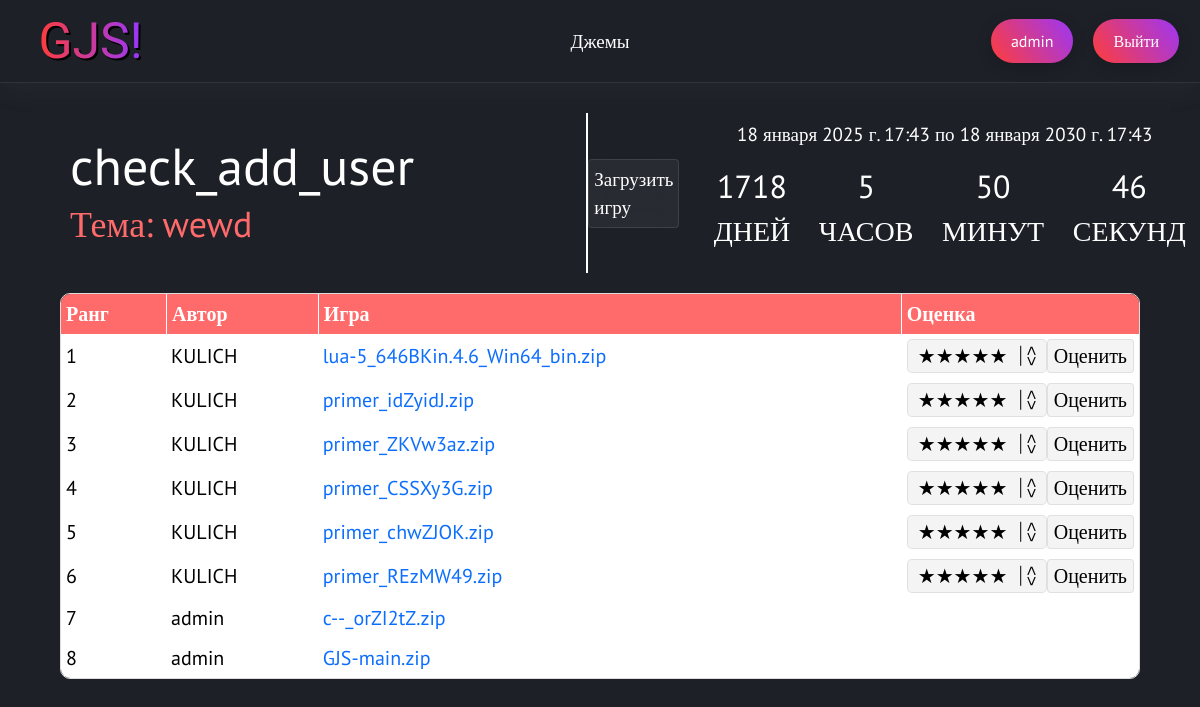
The page /jams/fa8483d5-9e42-49a8-a47a-821c664af96f/ (signed in) on the database its author committed.
### users/models.py (models this page shows)
class User(AbstractUser):
    email = models.EmailField(unique=True, verbose_name="Электронная почта")
    avatar_image = models.ImageField(upload_to="users", blank=True, null=True)
    hat_image = models.ImageField(upload_to="users", blank=True, null=True)

### jams/models/gamejam.py (models this page shows, shortened)
class GameJam(models.Model):
    jam_status = [
        ("FN", "Завершён"),
        ("OG", "Идёт"),
        ("PR", "Подготовка")
    ]
    uuid = models.UUIDField(primary_key=True, default=uuid.uuid4, editable=False)
    title = models.CharField(max_length=255, verbose_name='Название джема')
    date_start = models.DateTimeField(verbose_name='Дата начала')
    date_end = models.DateTimeField(verbose_name='Дата окончания')
    theme = models.CharField(max_length=255, blank=True, verbose_name='Тема')
    status = models.CharField(max_length=3, choices=jam_status, default="PR", verbose_name='Статус')
    winner = models.ForeignKey(settings.AUTH_USER_MODEL, related_name="user_winner",
                               on_delete=models.SET_NULL, blank=True, null=True, verbose_name='Победитель')
    users = models.ManyToManyField(settings.AUTH_USER_MODEL, related_name="users",
                                   blank=True, verbose_name='Участники')
    class Meta:
        verbose_name = "Геймджем"
        verbose_name_plural = "Геймджемы"

### jams/models/game.py (models this page shows, shortened)
class Game(models.Model):
    title = models.CharField(max_length=100, verbose_name='Название игры')
    slug = models.SlugField(blank=True)
    description = models.TextField(verbose_name='Описание игры', blank=True, null=True)
    image = models.ImageField(upload_to="game_images/", verbose_name='Изображение игры', blank=True, null=True)
    jam_uuid = models.ForeignKey(GameJam, on_delete=models.CASCADE, related_name="games", verbose_name='Джем')
    user = models.ForeignKey(User, on_delete=models.CASCADE, verbose_name='Автор')
    game_file = models.FileField(upload_to="zip_uploads/", verbose_name='Файл игры')
    uploaded_time = models.DateTimeField(auto_now_add=True, verbose_name='Дата загрузки')
    class Meta:
        verbose_name = "Игра"
        verbose_name_plural = "Игры"

### jams/views.py (the view, shortened to what this page needs)
# urls.py: path('<uuid:uuid>/', views.GameJamDetail.as_view(), name='gamejam_detail'),
class GameJamDetail(DetailView):
    model = GameJam
    template_name = 'pages/jams_pages/gamejam_detail.html'
    context_object_name = "gamejam_detail"
    def get_context_data(self, **kwargs):
        context = super().get_context_data(**kwargs)
        user_games = Game.objects.filter(jam_uuid=self.object.uuid).order_by('-uploaded_time')
        for game in user_games:
            game.cleaned_name = game.game_file.name.replace('zip_uploads/', '')
        context["user_games"] = user_games
        return context
    def get_object(self, queryset=None):
        return GameJam.objects.get(uuid=self.kwargs.get("uuid"))

### users/authentication.py (called while the page is built)
    def get_user(self, user_id):
        UserModel = get_user_model()
        try:
            return UserModel.objects.get(pk=user_id)
        except UserModel.DoesNotExist:
            return None

### templates/pages/jams_pages/gamejam_detail.html (shortened to what this page needs)
{% extends 'base.html' %}
{% load static %}
{% block head %}
<link rel="stylesheet" href="{% static 'css/gmjDetail.css' %}">
<link rel="stylesheet" href="{% static 'css/popup.css' %}">
{% endblock %}
{% block content %}
<div class="div-header">
    <div class="container-title">
        <h1>{{gamejam_detail.title}}</h1>
        <p>Тема: {{gamejam_detail.theme}}</p>
    </div>
    <span class="del"></span>
    <div class="date">
        <div class="countdown-container">
            {% if gamejam_detail.status == 'FN' %}
            <h2 class="countdown-status">Джем окончен</h2>
            {% elif gamejam_detail.status == 'PR' %}
                {% if request.user.is_authenticated and request.user not in gamejam_detail.users.all %}
                    <a href="poll" class="a-button-join">Принять участие</a>
                {% endif %}
            {% elif gamejam_detail.status == 'OG' %}
                {% if request.user in gamejam_detail.users.all %}
                    <a class="button" href="#popup1">Загрузить игру</a>
                {% endif %}
            {% endif %}
            <div id="countdown">
                <div class="container-date">
                    {{gamejam_detail.date_start}}
                    по
                    {{gamejam_detail.date_end}}
                </div>
                <ul id="countdown-list">
                    <li class="countdown-element"><span id="days"></span><p>Дней</p></li>
                    <li class="countdown-element"><span id="hours"></span><p>Часов</p></li>
                    <li class="countdown-element"><span id="minutes"></span><p>Минут</p></li>
                    <li class="countdown-element"><span id="seconds"></span><p>Секунд</p></li>
                </ul>
            </div>
        </div>
    </div>
</div>
<div class="jam-container">
    <div class="upl-container">
        <table class="games-table">
            <thead>
                <tr>
                    <th>Ранг</th>
                    <th>Автор</th>
                    <th>Игра</th>
                    <th>Оценка</th>
                </tr>
            </thead>
            <tbody>
                {% for user_game in user_games %}
                <tr>
                    <td class="rank">{{forloop.counter}}</td>
                    <td class="username">{{ user_game.user.username }}</td>
                    <td>
                        <a href="{% url 'download_file' gamejam_detail.uuid user_game.id %}">
                            {{ user_game.cleaned_name }}
                        </a>
                    </td>
                    <td>
                        {% if gamejam_detail.status == 'OG' and request.user in gamejam_detail.users.all and request.user != user_game.user %}
                        <form action="{% url 'count_stars' gamejam_detail.uuid user_game.user.id %}" method="post" class="rating-form">
                            <select name="stars" id="rating">
                                <option value="5">★★★★★</option>
                            </select>
                            <button type="submit" class="btn-rate">Оценить</button>
                        </form>
                        {% else %}
                        {{ user_game.avg_rating }}
                        {% endif %}
                    </td>
                </tr>
                {% endfor %}
            </tbody>
        </table>
    </div>
</div>
{% endblock %}

### templates/base.html (shortened to what this page needs)
<!doctype html>
<html lang="en">
<head>
    {% load static %}
    <link rel="stylesheet" href="{% static 'css/header.css' %}">
    <link href="https://cdn.jsdelivr.net/npm/bootstrap@5.0.1/dist/css/bootstrap.min.css" rel="stylesheet"
>
    <link rel="stylesheet" href="{% static 'css/container.css' %}">
    <link rel="stylesheet" href="{% static 'css/buttons.css' %}">
    <link rel="stylesheet" href="{% static 'css/style.css' %}">
    <link rel="stylesheet" href="{% static 'css/slider.css' %}">
    {% block head %}
    {% endblock %}
</head>
<body>
<header>
    <nav>
        <h1 class="gjs"><a id="logo" href="{% url 'home_page' %}">GJS!</a></h1>
        <ul>
            <li><a href="{% url 'jams_list' %}" class="menu-button">Джемы</a></li>
        </ul>
        <ul>
            {% if request.user.is_authenticated %}
            <li><a href="{% url 'profile_detail' request.user.username %}" class="a-button">{{request.user.username}}</a></li>
            <li><a href="{% url 'logout' %}" class="a-button">Выйти</a></li>
            {% else %}
            <li><a href="{% url 'login' %}" class="a-button">Войти</a></li>
            <li><a href="{% url 'regist' %}" class="a-button">Зарегистрироваться</a></li>
            {% endif %}
        </ul>
    </nav>
</header>
<main>
    {% block content %}
    {% endblock %}
</main>
</body>
</html>

### static/css/header.css (style rules this page uses)
header { position: sticky; text-align: center; background: var(--main-background); box-shadow: 0px 10px 20px rgba(84, 84, 89, 0.1); border-bottom: 1px solid rgb(50, 50, 60); width: 100%; height: 100%; z-index: 1000; left: 0; top: 0; grid-column: 1 / 3; }
nav { display: grid; grid-template-columns: 1fr auto 1fr; align-items: center; padding: 11px; height: 100%; }
nav ul { list-style-type: none; margin: 0; padding: 0; display: flex; align-items: center; justify-content: flex-end; min-width: 30%; height: 100%; }
nav ul li { display: flex; height: 100%; align-items: center; margin: 0 5px; }
nav ul li .a-button { border-radius: 50px; }
nav a { color: white; margin-left: 5px; margin-right: 5px; text-align: center; }
.gjs { margin: 0; display: flex; font-family: "Jacquard 12", serif; font-weight: 400; font-size: 50px; }
#logo { position: relative; background: linear-gradient(90deg, #ff3d3a, #9736ff); background-clip: text; color: transparent; margin-left: 5%; }
#logo::before { content: 'GJS!'; position: absolute; color: black; inset: 0; margin: auto; z-index: -1; top: 2px; left: 2px; }

### static/css/buttons.css (style rules this page uses)
.a-button { background: linear-gradient(55deg, #ff3d3a, #9736ff, #ff3d3a); border: none; border-radius: 5px; padding: 10px 20px; font-size: 16px; cursor: pointer; transition: transform 0.2s, box-shadow 0.2s, background-position 0.5s ease-in-out; box-shadow: 0 4px 15px rgba(0, 0, 0, 0.2); background-size: 250%; background-position: 0; }
.menu-button { position: relative; }
.menu-button::before { content: ''; position: absolute; top: 26px; right: 0; left: 50%; bottom: 0; width: 0px; height: 2px; background-color: #fff; transform: translateX(-50%); transition: width 0.3s ease-in-out; }

### static/css/style.css (style rules this page uses)
:root { --main-background: rgb(30, 32, 40); --head-foot: linear-gradient(90deg, rgb(24, 128, 255) 0%, rgba(24,128,255,1) 50%, rgba(48,159,255,1) 100%); }
* { scroll-behavior: smooth; }
body { background: var(--main-background); font-family: "PT Sans", serif; font-weight: 400; font-style: normal; color: #fff; font-size: 19px; display: grid; grid-template-rows: auto 1fr; grid-template-columns: auto 4fr; min-height: 100vh; }
a { text-decoration: none; }
p { margin: 0; }
button { border: none; text-decoration: none; cursor: pointer; }

### static/css/popup.css (style rules this page uses)
.button { background-color: rgba(255, 255, 255, 0.05); border: 1px solid rgba(255, 255, 255, 0.1); backdrop-filter: blur(10px); border-radius: 4px; padding: 5px; color: #fff; }

### rows shown on the page
User: user.username "admin"
GameJam: title "check_add_user", theme "wewd", date_start "18 января 2025 г. 17:43", date_end "18 января 2030 г. 17:43"
Game: user.username "KULICH", cleaned_name "lua-5_646BKin.4.6_Win64_bin.zip"
Game: user.username "KULICH", cleaned_name "primer_idZyidJ.zip"
Game: user.username "KULICH", cleaned_name "primer_ZKVw3az.zip"
Game: user.username "KULICH", cleaned_name "primer_CSSXy3G.zip"
Game: user.username "KULICH", cleaned_name "primer_chwZJOK.zip"
Game: user.username "KULICH", cleaned_name "primer_REzMW49.zip"
Game: user.username "admin", cleaned_name "c--_orZI2tZ.zip"
Game: user.username "admin", cleaned_name "GJS-main.zip"
